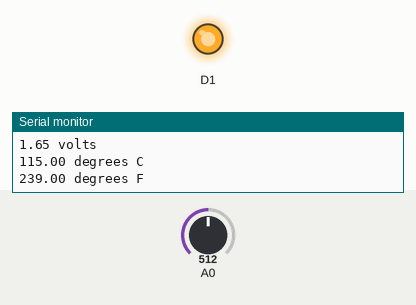
This sketch was run on a simulated ESP8266 (NodeMCU). Shown: output pins drawn as LEDs (lit = HIGH), the last lines printed to the serial monitor. Inputs (shaded band) come from the test bench; at power-on: A0 = 512.

Above: at 1.8 s.
1.9 s: A0 set to 266
3.4 s: A0 set to 239
At 4.9 s:
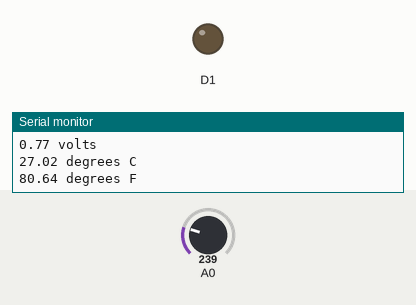
5.5 s: A0 set to 306
At 6.5 s:
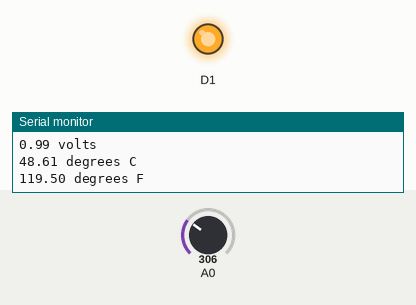
7.5 s: A0 set to 122
At 9.2 s:
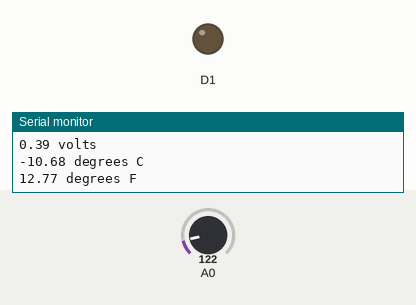
Timing chart, 0 to 10.5 s (numbered marks = the images above; inputs shaded):
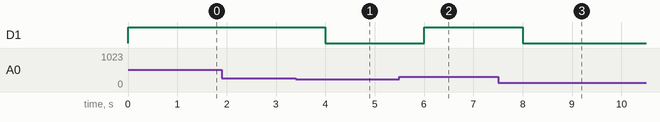

The sketch:

Temp-esp.ino
```cpp
/*
 * setup() - this function runs once when you turn your Arduino on
 * We initialize the serial connection with the computer
 */
void setup()
{
  Serial.begin(115200);  //Start the serial connection with the computer
                       //to view the result open the serial monitor
  pinMode(D1, OUTPUT);
}

void loop()                     // run over and over again
{
 //getting the voltage reading from the temperature sensor
 int reading = analogRead(A0);

 // converting that reading to voltage, for 3.3v arduino use 3.3
 float voltage = reading * 3.3;
 voltage /= 1024.0;

 // print out the voltage
 Serial.print(voltage); Serial.println(" volts");

 // now print out the temperature
 float temperatureC = (voltage - 0.5) * 100 ;  //converting from 10 mv per degree wit 500 mV offset
                                               //to degrees ((voltage - 500mV) times 100)
 Serial.print(temperatureC); Serial.println(" degrees C");

 // now convert to Fahrenheit
 float temperatureF = (temperatureC * 9.0 / 5.0) + 32.0;
 Serial.print(temperatureF); Serial.println(" degrees F");

 if(temperatureF > 90.0) {
    digitalWrite(D1, HIGH);
 } else {
    digitalWrite(D1, LOW);
 }

 delay(1000);                                     //waiting a second
}
```

Measured:
- the behaviour switches between 256 and 255 on A0 (found by bisection; images 0 and 1)
- after the input at 3.4 s, D1: HIGH → LOW after 0.60 s
- after the input at 5.5 s, D1: LOW → HIGH after 0.50 s
- after the input at 7.5 s, D1: HIGH → LOW after 0.50 s
